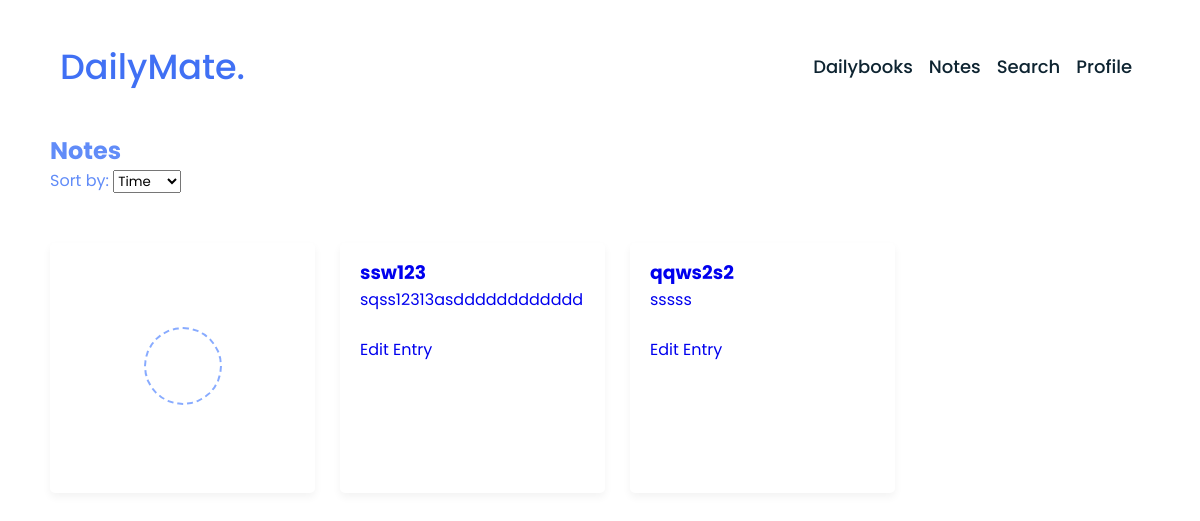
The app's page /www/notes/ (signed in), older data.
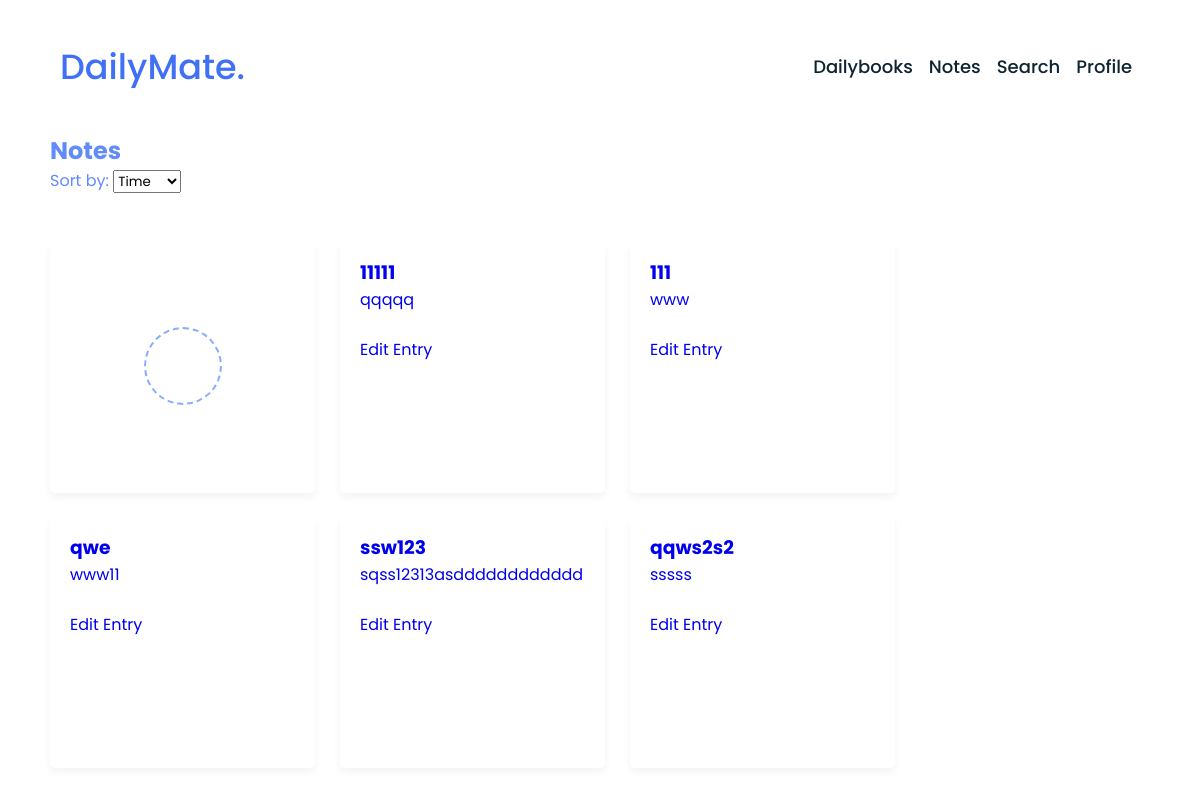
The same page, newer data.
### dailybook/models.py (models this page shows)
class Entry(models.Model):
    author = models.ForeignKey(User, on_delete=models.CASCADE)  # добавьте это поле
    title = models.CharField(max_length=100)
    content = models.TextField()
    def __str__(self):
        return self.title

### dailybook/views.py (the view)
# urls.py: path('<str:username>/notes/', note_list, name='note_list'),
@login_required
def note_list(request, username):
    print(request.user.username, username)
    if request.user.username != username:
        return render(request, 'error/access_denied.html', status=403)
    else:
        try:
            user = User.objects.get(username=username)
        except User.DoesNotExist:
            raise Http404("User does not exist")
        entries = Entry.objects.filter(author=user)
        print(entries)
        return render(request, 'main/note_list.html', {'entries': entries})

### dailybook/templates/main/note_list.html (shortened to what this page needs)
{% extends 'base.html' %}
{% load static %}
{% block head %}
    <link rel="stylesheet" href="{% static 'css/note_list.css' %}">
    <link rel="stylesheet" href="https://unicons.iconscout.com/release/v4.0.0/css/line.css">
{% endblock %}
{% block content %}
<h2 style="color: #618cf8; margin-left: 50px;">Notes</h2>
<form id="sortForm" method="get">
    <label for="sort_by" style="color: #618cf8; margin-left: 50px;">Sort by:</label>
    <select name="sort_by" id="sort_by">
        <option value="timestamp">Time</option>
    </select>
</form>
  <div class="wrapper">
      <li class="add-box">
          <a href="{% url 'entry_create' username=request.user.username %}" class="add-link">
              <div class="icon"></div>
          </a>
      </li>
      {% for entry in entries reversed %}
          <li>
              <h3><a href="{% url 'entry_detail' username=entry.author.username pk=entry.pk %}">{{ entry.title|slice:":20" }}</a>
              </h3>
              <a href="{% url 'entry_detail' username=entry.author.username pk=entry.pk %}">{{ entry.content|slice:":173" }}</a>
              <br>
              <div class="edit">
                  <a href="{% url 'entry_edit' username=entry.author.username pk=entry.pk  %}">Edit Entry</a>
              </div>
          </li>
      {% endfor %}
  </div>
{% endblock %}

Row changes from the older to the newer data that the page shows:
added Entry: title "11111", content "qqqqq"
added Entry: title "111", content "www"
added Entry: title "qwe", content "www11"
